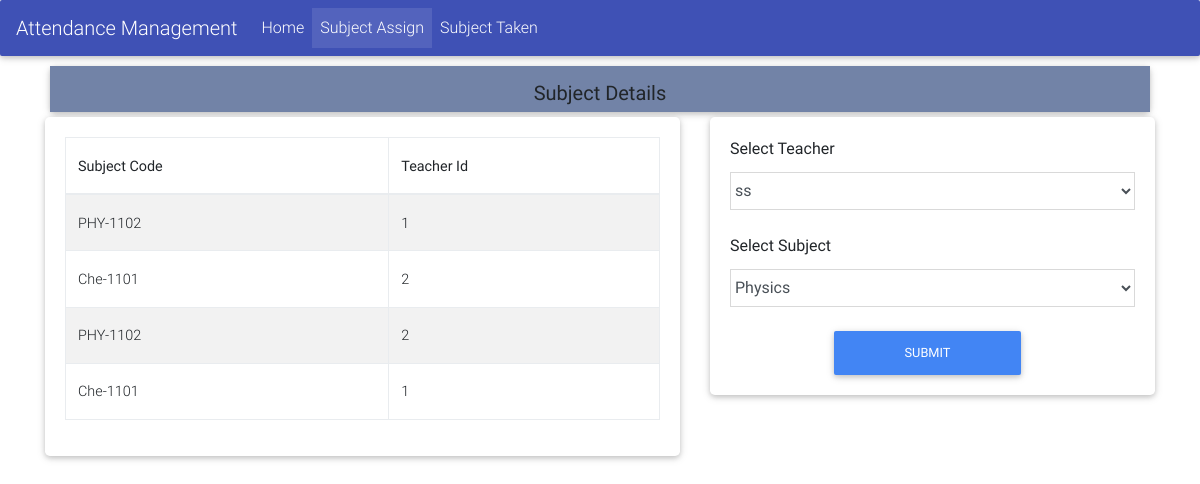
Page /Views/Admin/subject_assign.php on the committed database.
### tables this page shows
CREATE TABLE `assign_subjects_to_teachers` (
  `id` int(11) NOT NULL,
  `sub_code` varchar(255) NOT NULL,
  `teacher_id` int(11) NOT NULL
);

### src/Attendance/Attendance.php (called while the page is built, shortened)
<?php
class Attendance{
    public $conn;
    public function __construct()
    {
        $this->conn=mysqli_connect("localhost","root","","attendance_system");
    }
    public function getAllSubjects(){
        $candidates=array();
        $query="SELECT * FROM `subjects`";
        if($result=mysqli_query($this->conn,$query)){
            while ($row=mysqli_fetch_assoc($result)){
                $candidates[]=$row;
            }
            return $candidates;
        }
    }
    public function getAllTeachers(){
        $candidates=array();
        $query="SELECT * FROM `teachers`";
        if($result=mysqli_query($this->conn,$query)){
            while ($row=mysqli_fetch_assoc($result)){
                $candidates[]=$row;
            }
            return $candidates;
        }
    }
    public function getAllSubjectAssign(){
        $candidates=array();
        $query="SELECT * FROM `assign_subjects_to_teachers`";
        if($result=mysqli_query($this->conn,$query)){
            while ($row=mysqli_fetch_assoc($result)){
                $candidates[]=$row;
            }
            return $candidates;
        }
    }
}

### Views/Admin/subject_assign.php (the view, shortened to what this page needs)
<?php
include_once('../../src/Attendance/Attendance.php');
$subjects= new  Attendance();
$allsubjects = $subjects->getAllSubjects();
$allTeachers = $subjects->getAllTeachers();
$allAssignSubjects = $subjects->getAllSubjectAssign();
?>
<!DOCTYPE html>
<html lang="en">
<head>
    <link type="text/css" rel="stylesheet" href="../../Resource/bootstrap/css/bootstrap.min.css">
    <link type="text/css" rel="stylesheet" href="../../Resource/MDB/css/bootstrap.min.css">
    <link type="text/css" rel="stylesheet" href="../../Resource/MDB/css/mdb.min.css">
    <link type="text/css" rel="stylesheet" href="../../Resource/MDB/css/style.css">
    <link type="text/css" rel="stylesheet" href="https://cdnjs.cloudflare.com/ajax/libs/limonte-sweetalert2/6.11.0/sweetalert2.min.css">
</head>
<body>
<nav class="navbar navbar-expand-lg navbar-dark indigo">
    <a class="navbar-brand" href="#">Attendance Management</a>
    <div class="collapse navbar-collapse" id="navbarSupportedContent">
        <ul class="navbar-nav mr-auto">
            <li class="nav-item ">
                <a class="nav-link" href="index.php">Home </a>
            </li>
            <li class="nav-item active ">
                <a class="nav-link" href="subject_assign.php">Subject Assign</a>
            </li>
            <li class="nav-item ">
                <a class="nav-link" href="subject_taken.php">Subject Taken</a>
            </li>
        </ul>
    </div>
</nav>
<div class="container">
    <div class="row">
        <div class="wall col-12" style="margin-bottom: -50px;">
            <div class="row card" style="margin:5px; margin-top: 10px; ">
                <div class="footer pt-3 mdb-color lighten-2">
                    <div class="text-center">
                        <h5 class="unique-text"><strong>Subject Details</strong></h5>
                    </div>
                </div>
            </div>
            <div class="row">
                <div class="col-7">
                    <div class="card">
                        <div class="card-body">
                            <table class="table table-bordered table-striped">
                                <thead class="text-center">
                                <tr>
                                    <th>Subject Code</th>
                                    <th>Teacher Id</th>
                                </tr>
                                </thead>
                                <tbody>
                                <?php if(!empty($allAssignSubjects))foreach ($allAssignSubjects as $subject){ ?>
                                    <tr>
                                        <td><?php echo $subject['sub_code']?></td>
                                        <td><?php echo $subject['teacher_id']?></td>
                                    </tr>
                                <?php } ?>
                                </tbody>
                            </table>
                        </div>
                    </div>
                </div>
                <div class="col-5">
                    <div class="card">
                        <div class="card-body">
                            <form method="post" action="store_assign_subject.php">
                                <div class="row">
                                    <div class="col-12">
                                        <label>Select Teacher</label>
                                        <div class="md-form">
                                            <select name="teacher_id" class="form-control">
                                                <?php foreach ($allTeachers as $teacher) { ?>
                                                    <option value="<?php echo $teacher['id']?>"><?php echo $teacher['name']?></option>
                                                <?php } ?>
                                            </select>
                                        </div>
                                    </div>
                                </div>
                                <div class="row">
                                    <div class="col-12">
                                        <label>Select Subject</label>
                                        <div class="md-form">
                                            <select name="sub_code" class="form-control">
                                                <?php foreach ($allsubjects as $subject) { ?>
                                                <option value="<?php echo $subject['sub_code']?>"><?php echo $subject['name']?></option>
                                                <?php } ?>
                                            </select>
                                        </div>
                                    </div>
                                </div>
                                <div class="row">
                                    <div class="col-6 offset-2">
                                        <button type="submit" class=" btn btn-primary btn-block align-items-center ">Submit</button>
                                    </div>"
                                </div>
                            </form>
                        </div>
                    </div>
                </div>
            </div>
        </div>
    </div>
</div>
</body>
</html>

### rows in the picture
assign_subjects_to_teachers: sub_code "PHY-1102", teacher "1"
assign_subjects_to_teachers: sub_code "Che-1101", teacher "2"
assign_subjects_to_teachers: sub_code "PHY-1102", teacher "2"
assign_subjects_to_teachers: sub_code "Che-1101", teacher "1"

### other values in the picture
form field teacher_id "ss"
form field sub_code "Physics"
